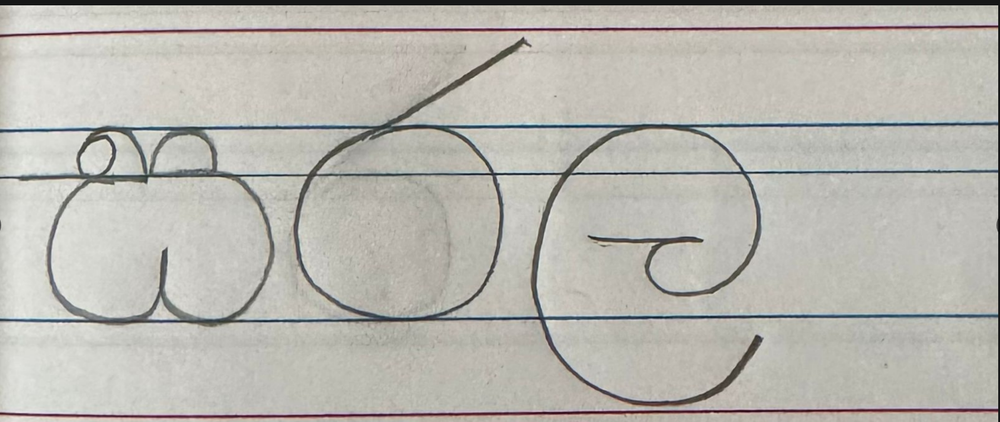
#> input picture testing_data/sarala.png, 1000 x 422 px, shrunk from 1688 x 712 before the run
$ jupyter execute word_segmenting.ipynb
#> lines starting #> are read from the running program, lines starting #| are printed output that depends on the picture; after the words box and inside, x2 and y2 are one past the last pixel; in counts of white or black regions, pixels touching at a corner belong together
### pre_processing.py
import cv2
import matplotlib.pyplot as plt

# To perform pre-processing on an image, including converting to grayscale, applying Gaussian blur, and performing Canny edge detection.
def img_processing(img):
    gray = cv2.cvtColor(img, cv2.COLOR_BGR2GRAY)

    blur = cv2.GaussianBlur(gray, (3, 3), 0)

    # Otsu threshold (simpler & stable)
    _, thresh = cv2.threshold(
        blur,
        0,
        255,
        cv2.THRESH_BINARY_INV + cv2.THRESH_OTSU
    )

    return thresh


# To load an image, perform pre-processing, and display the Canny edge image using Matplotlib.
# [15 lines left out: function processed_img_preview, not called in this run]

### word_segmenting.ipynb
[cell 1]
import cv2
import os
import numpy as np
import matplotlib.pyplot as plt
from scipy.signal import savgol_filter

from pre_processing import processed_img_preview, img_processing

[cell 2]
IMAGE_PATH = "./testing_data/sarala.png"
OUTPUT_DIR = "./segmentation_output"
NUMBER_OF_LETTERS = 2

[cell 3]
img = cv2.imread(IMAGE_PATH)
#> img is the input picture: shape (422, 1000, 3); mean B, G, R 176.2, 182.9, 184.8

if img is None:
    raise ValueError("Image not found")

clean = img_processing(img)
#> in img_processing, `blur = cv2.GaussianBlur(gray, (3, 3), 0)`:
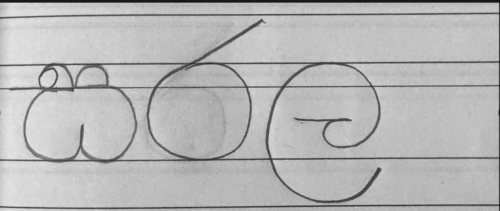
#> blur: shape (422, 1000) (shown at 1/2 size); min 19, max 231, mean 182.8
#> in img_processing, `_, thresh = cv2.threshold( blur, 0, 255, cv2.THRESH_BINARY_INV + cv2.T..`:
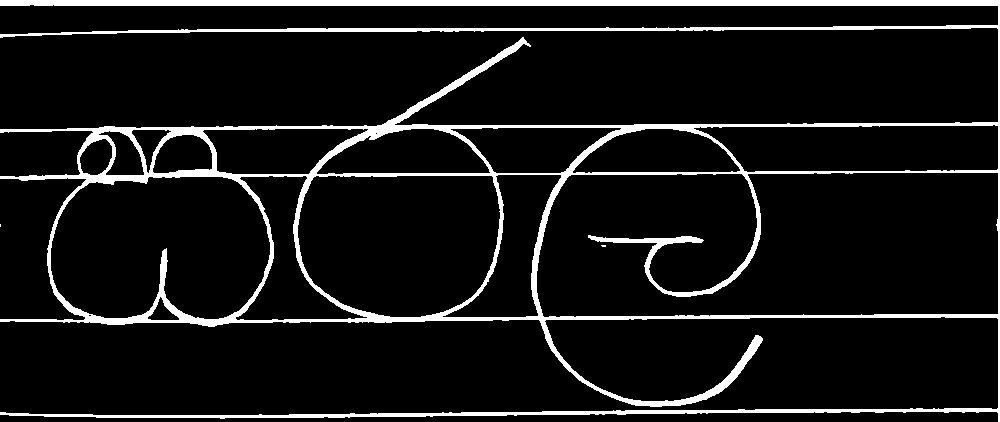
#> thresh: shape (422, 1000); 8.7% white; 3 white regions (2 under 20 px), largest, box (x1, y1, x2, y2) and area: (0, 0, 1000, 422) 36528

plt.figure(figsize=(8,4))
plt.imshow(clean, cmap="gray")
plt.title("After Pre-processing")
plt.axis("off")
plt.show()

[cell 4]
def vertical_projection(binary_img):
    # sum white pixels column-wise
    return np.sum(binary_img > 0, axis=0)

[cell 5]
def smooth_projection(proj):
    # Savitzky–Golay smoothing
    return savgol_filter(proj, 21, 3)

[cell 6]
def find_split_points(proj, num_letters, margin_ratio=0.06):
    w = len(proj)
    margin = int(w * margin_ratio)
    valid_proj = proj[margin : w - margin]

    if num_letters <= 1 or len(valid_proj) == 0:
        return []

    # --- low-density threshold ---
    min_val = np.min(valid_proj)
    max_val = np.max(valid_proj)
    threshold = min_val + 0.08 * (max_val - min_val)
    low_mask = valid_proj <= threshold

    # --- extract valley segments ---
    valleys = []
    start = None
    for i, v in enumerate(low_mask):
        if v and start is None:
            start = i
        elif not v and start is not None:
            valleys.append((start, i - 1))
            start = None
    if start is not None:
        valleys.append((start, len(low_mask) - 1))

    if not valleys:
        return []

    # --- divide word into logical regions ---
    region_width = len(valid_proj) / num_letters
    region_centers = [(i + 1) * region_width for i in range(num_letters - 1)]

    splits = []

    for rc in region_centers:
        # pick valley whose CENTER is closest to this region center
        best = None
        best_dist = float("inf")

        for s, e in valleys:
            c = (s + e) / 2
            dist = abs(c - rc)
            if dist < best_dist:
                best = (s, e)
                best_dist = dist

        if best is not None:
            s, e = best
            splits.append(int((s + e) / 2) + margin)

    return sorted(splits)

[cell 7]
def split_by_vertical_projection(binary_img, num_letters):
    proj = vertical_projection(binary_img)
    proj_smooth = smooth_projection(proj)

    splits = find_split_points(proj_smooth, num_letters)

    h, w = binary_img.shape
    xs = [0] + splits + [w]

    letters = []
    for i in range(len(xs) - 1):
        part = binary_img[:, xs[i]:xs[i+1]]
        letters.append(part)

    return letters, proj_smooth, splits

[cell 8]
def preview_projection(binary_img, proj, splits):
    plt.figure(figsize=(10,3))
    plt.plot(proj)
    for s in splits:
        plt.axvline(s, color="red")
    plt.title("Vertical Projection + Split Points")
    plt.show()

[cell 9]
num_letters = NUMBER_OF_LETTERS

letters, proj, splits = split_by_vertical_projection(clean, num_letters)
#> in split_by_vertical_projection, `proj = vertical_projection(binary_img)`: proj = 1000 values, max 422 at index 998, min 19 at index 15, mean 36.54
#> in split_by_vertical_projection, `proj_smooth = smooth_projection(proj)`: proj_smooth = 1000 values, max 389.6 at index 999, min -18.81 at index 991, mean 36.46
#> in find_split_points, `w = len(proj)`: w = 1000
#> in find_split_points, `margin = int(w * margin_ratio)`: margin = 60
#> in find_split_points, `valid_proj = proj[margin : w - margin]`: valid_proj = 880 values, max 72.22 at index 478, min 17.77 at index 220, mean 37.16
#> in find_split_points, `min_val = np.min(valid_proj)`: min_val = 17.77
#> in find_split_points, `max_val = np.max(valid_proj)`: max_val = 72.22
#> in find_split_points, `threshold = min_val + 0.08 * (max_val - min_val)`: threshold = 22.13
#> after the loop in find_split_points, `for i, v in enumerate(low_mask):`: start = 875; valleys = [(218, 228), (706, 721), (733, 737), (750, 754), (801, 870)]
#> in find_split_points, `region_width = len(valid_proj) / num_letters`: region_width = 440
#> in find_split_points, `region_centers = [(i + 1) * region_width for i in range(num_letters - ..`: region_centers = [440]
#> the loop in find_split_points, `for rc in region_centers:` made 1 pass
#> (rc, s, e) on pass 1: (440, 218, 228)
#> after the loop in find_split_points, `for rc in region_centers:`: splits = [283]
#> in split_by_vertical_projection, `xs = [0] + splits + [w]`: xs = [0, 283, 1000]
#> the loop in split_by_vertical_projection, `for i in range(len(xs) - 1):` made 2 passes
#> pass 1, in split_by_vertical_projection, `part = binary_img[:, xs[i]:xs[i+1]]`:
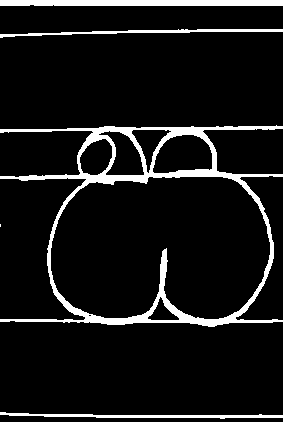
#> part: shape (422, 283); 8.7% white; 5 white regions (1 under 20 px), largest, box (x1, y1, x2, y2) and area: (0, 125, 283, 327) 7072, (0, 0, 283, 6) 1693, (0, 412, 283, 419) 836, (0, 29, 283, 38) 789
#> pass 2, in split_by_vertical_projection, `part = binary_img[:, xs[i]:xs[i+1]]`:
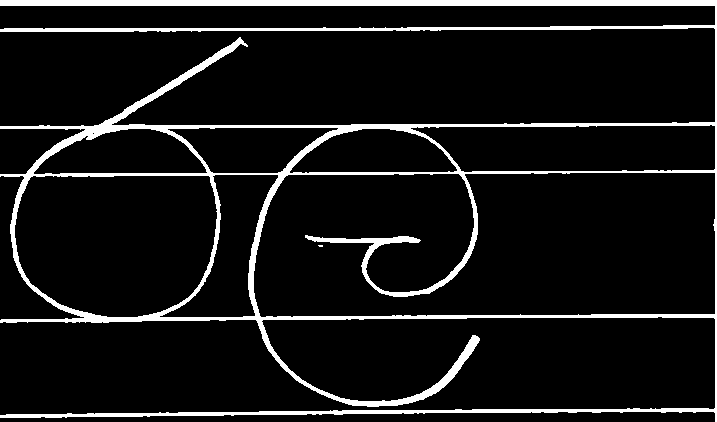
#> part: shape (422, 717); 8.6% white; 2 white regions (1 under 20 px), largest, box (x1, y1, x2, y2) and area: (0, 0, 717, 422) 26138
#> after the loop in split_by_vertical_projection, `for i in range(len(xs) - 1):`: letters = 2 items
#> letters = 2 items; proj has the same summary as proj_smooth in split_by_vertical_projection; splits = [283]

preview_projection(clean, proj, splits)
#> the loop in preview_projection, `for s in splits:` made 1 pass
#> in preview_projection, `plt.show()`:
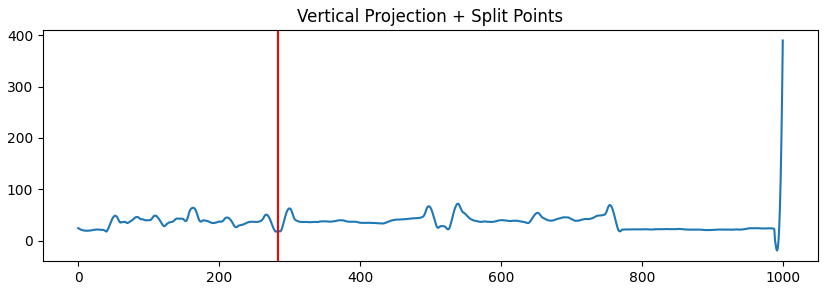
#> figure drawn by matplotlib, 1 panel; curve peaks at x = 999, y = 389.6

[cell 10]
plt.figure(figsize=(12,3))

for i, l in enumerate(letters):
    plt.subplot(1, len(letters), i+1)
    plt.imshow(l, cmap="gray")
    plt.title(f"Letter {i+1}")
    plt.axis("off")
#> this loop made 2 passes

plt.suptitle(f"Split into {len(letters)} letters — NO CROP")
plt.tight_layout()
plt.show()

[cell 11]
def tight_crop(img):
    ys, xs = np.where(img > 0)
    if len(xs) == 0:
        return img
    return img[ys.min():ys.max()+1, xs.min():xs.max()+1]

[cell 12]
cropped_letters = [tight_crop(l) for l in letters]
#> in tight_crop, `ys, xs = np.where(img > 0)`: ys = 10393 values from 0 to 418; xs = 10393 values, max 282 at index 282, min 0 at index 0, mean 147.5
#> in tight_crop, `return img[ys.min():ys.max()+1, xs.min():xs.max()+1]`:
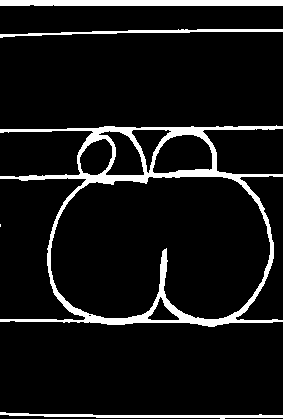
#> returned value: shape (419, 283); 8.8% white; 5 white regions (1 under 20 px), largest, box (x1, y1, x2, y2) and area: (0, 125, 283, 327) 7072, (0, 0, 283, 6) 1693, (0, 412, 283, 419) 836, (0, 29, 283, 38) 789
#> cropped_letters = 2 items

plt.figure(figsize=(12,3))
for i, l in enumerate(cropped_letters):
    plt.subplot(1, len(cropped_letters), i+1)
    plt.imshow(l, cmap="gray")
    plt.title(f"Cropped {i+1}")
    plt.axis("off")
plt.show()

[cell 13]
out_dir = OUTPUT_DIR
os.makedirs(out_dir, exist_ok=True)

for i, l in enumerate(cropped_letters):
    cv2.imwrite(f"{out_dir}/char_{i+1}.png", l)

print("Saved segmented letters to:", out_dir)

$ run again, with testing_data/haya.png copied over testing_data/sarala.png
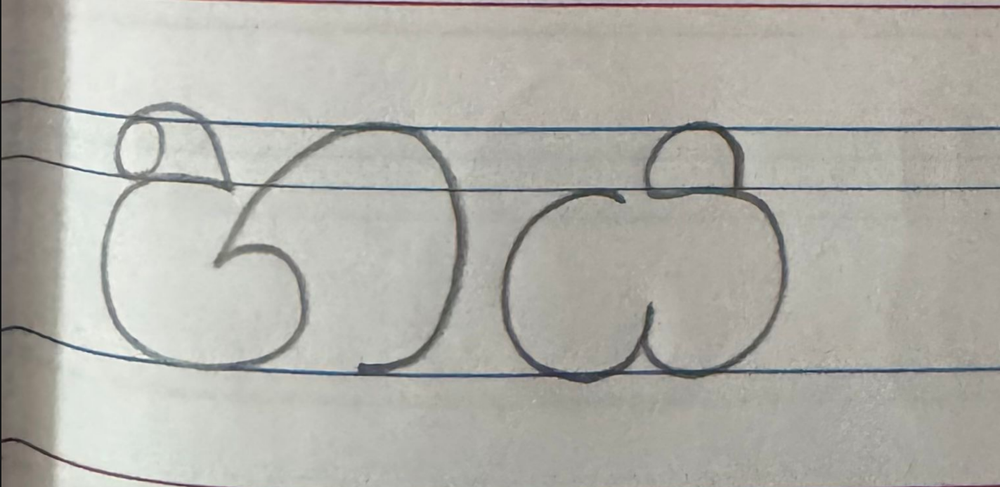
#> input picture testing_data/haya.png, 1000 x 487 px, shrunk from 1423 x 693 before the run
#> img is the input picture: shape (487, 1000, 3); mean B, G, R 169.1, 175.8, 176.8
#> in img_processing, `_, thresh = cv2.threshold( blur, 0, 255, cv2.THRESH_BINARY_INV + cv2.T..`:
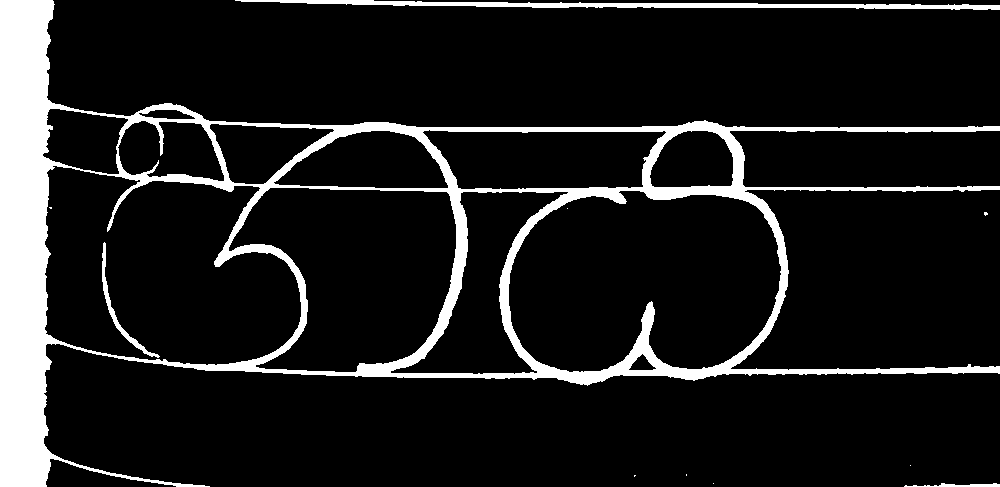
#> thresh: shape (487, 1000); 11.6% white; 11 white regions (7 under 20 px), largest, box (x1, y1, x2, y2) and area: (0, 0, 1000, 487) 52504, (235, 0, 1000, 10) 3289, (102, 242, 160, 358) 574, (904, 483, 1000, 487) 223
#> in split_by_vertical_projection, `proj = vertical_projection(binary_img)`: proj = 1000 values, max 487 at index 0, min 10 at index 79, mean 56.62
#> proj_smooth = 1000 values, max 508.3 at index 39, min 6.07 at index 56, mean 56.61
#> in find_split_points, `w = len(proj)`: w = 1000
#> margin = 60
#> valid_proj = 880 values, max 117.4 at index 398, min 7.29 at index 34, mean 35.94
#> min_val = 7.29
#> max_val = 117.4
#> threshold = 16.1
#> the loop in find_split_points, `for i, v in enumerate(low_mask):` made 880 passes
#> v on passes 1 to 8: True, True, True, True, True, True, True, True
#> after the loop in find_split_points, `for i, v in enumerate(low_mask):`: valleys = [(0, 37), (413, 416), (432, 432), (733, 737)]
#> region_width = 440
#> region_centers = [440]
#> the loop in find_split_points, `for rc in region_centers:` made 1 pass
#> (rc, s, e) on pass 1: (440, 432, 432)
#> after the loop in find_split_points, `for rc in region_centers:`: splits = [492]
#> in split_by_vertical_projection, `xs = [0] + splits + [w]`: xs = [0, 492, 1000]
#> the loop in split_by_vertical_projection, `for i in range(len(xs) - 1):` made 2 passes
#> after the loop in split_by_vertical_projection, `for i in range(len(xs) - 1):`: letters = 2 items
#> `letters, proj, splits = split_by_vertical_projection(clean, num_letters)`: proj has the same summary as proj_smooth in split_by_vertical_projection; splits = [492]
#> the loop in preview_projection, `for s in splits:` made 1 pass
#> the loop `for i, l in enumerate(letters):` made 2 passes
#> in tight_crop (call 2), `ys, xs = np.where(img > 0)`: ys = 17839 values from 2 to 486; xs = 17839 values, max 507 at index 1224, min 0 at index 0, mean 214.4
#> in tight_crop (call 2), `return img[ys.min():ys.max()+1, xs.min():xs.max()+1]`:
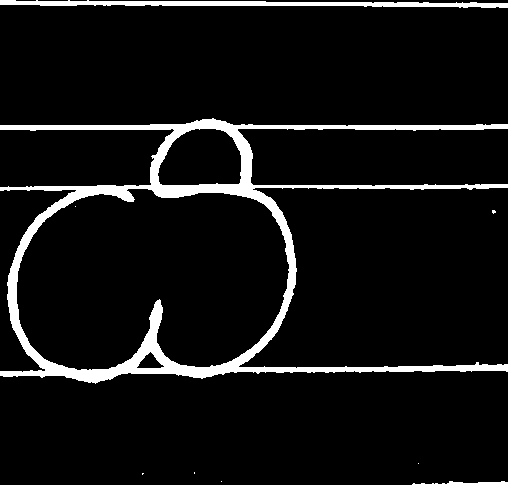
#> returned value: shape (485, 508); 7.2% white; 9 white regions (6 under 20 px), largest, box (x1, y1, x2, y2) and area: (0, 118, 508, 384) 15274, (0, 0, 508, 8) 2322, (412, 481, 508, 485) 223
#> cropped_letters = 2 items
#> the loop `for i, l in enumerate(cropped_letters):` made 2 passes

$ run again, with testing_data/paya.png copied over testing_data/sarala.png
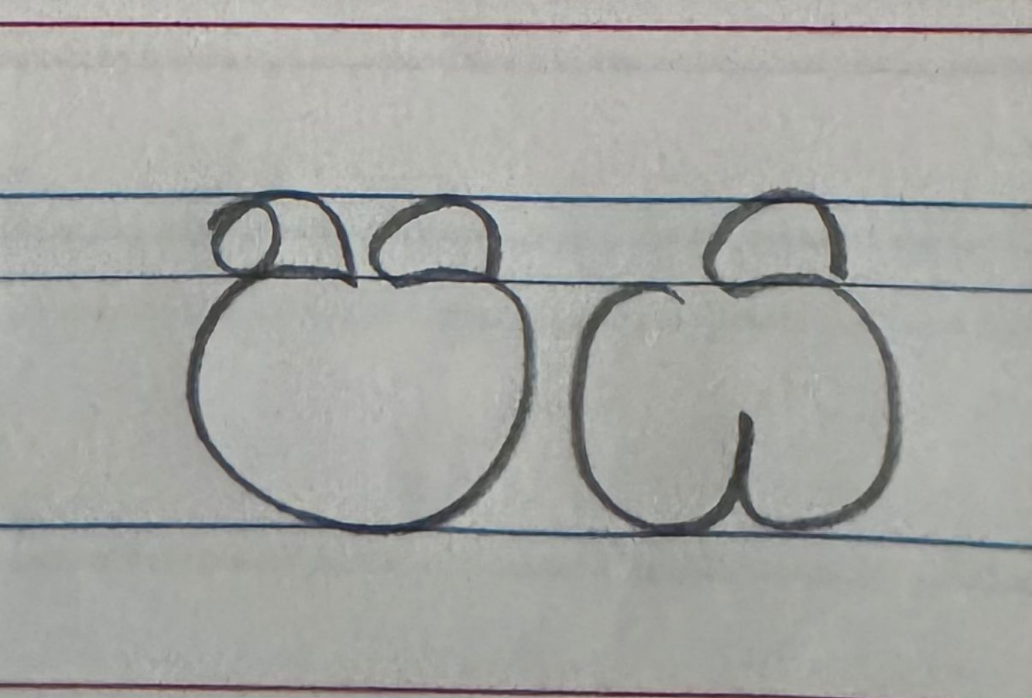
#> input picture testing_data/paya.png, 1032 x 698 px
#> img is the input picture: shape (698, 1032, 3); mean B, G, R 162.6, 166.3, 165.6
#> in img_processing, `_, thresh = cv2.threshold( blur, 0, 255, cv2.THRESH_BINARY_INV + cv2.T..`:
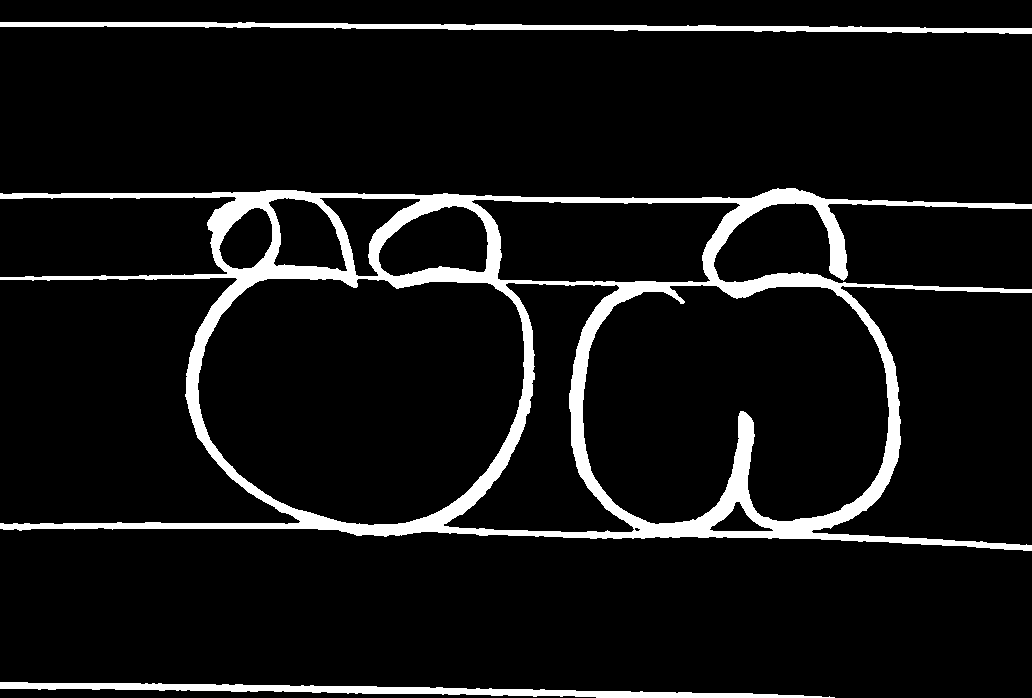
#> thresh: shape (698, 1032); 7.9% white; 3 white regions, box (x1, y1, x2, y2) and area: (0, 188, 1032, 551) 46301, (0, 22, 1032, 34) 5338, (0, 682, 835, 698) 5116
#> in split_by_vertical_projection, `proj = vertical_projection(binary_img)`: proj = 1032 values, max 177 at index 582, min 17 at index 964, mean 55
#> proj_smooth = 1032 values, max 162.3 at index 579, min 15.47 at index 907, mean 55
#> in find_split_points, `w = len(proj)`: w = 1032
#> margin = 61
#> valid_proj = 910 values, max 162.3 at index 518, min 15.47 at index 846, mean 59.2
#> min_val = 15.47
#> max_val = 162.3
#> threshold = 27.21
#> after the loop in find_split_points, `for i, v in enumerate(low_mask):`: start = 843; valleys = [(0, 59), (64, 82), (102, 120), (477, 503)]
#> region_width = 455
#> region_centers = [455]
#> the loop in find_split_points, `for rc in region_centers:` made 1 pass
#> (rc, s, e) on pass 1: (455, 477, 503)
#> after the loop in find_split_points, `for rc in region_centers:`: splits = [551]
#> xs = [0, 551, 1032]
#> the loop in split_by_vertical_projection, `for i in range(len(xs) - 1):` made 2 passes
#> after the loop in split_by_vertical_projection, `for i in range(len(xs) - 1):`: letters = 2 items
#> `letters, proj, splits = split_by_vertical_projection(clean, num_letters)`: proj has the same summary as proj_smooth in split_by_vertical_projection; splits = [551]
#> the loop in preview_projection, `for s in splits:` made 1 pass
#> the loop `for i, l in enumerate(letters):` made 2 passes
#> in tight_crop (call 2), `return img[ys.min():ys.max()+1, xs.min():xs.max()+1]`:
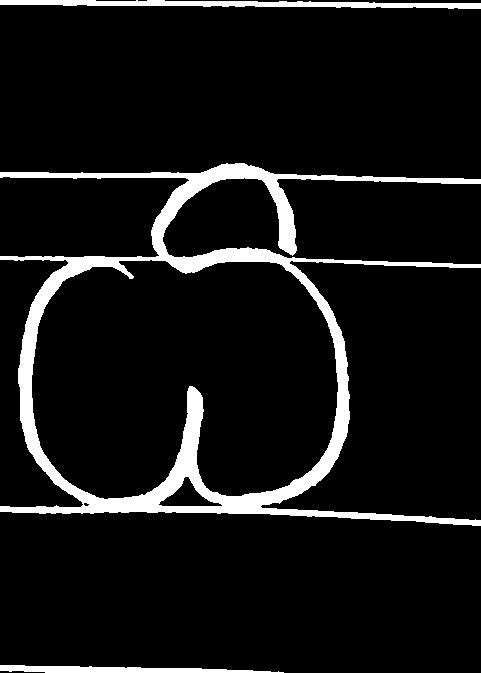
#> returned value: shape (673, 481); 8.3% white; 3 white regions, box (x1, y1, x2, y2) and area: (0, 163, 481, 526) 22762, (0, 0, 481, 9) 2538, (0, 665, 284, 673) 1419
#> cropped_letters = 2 items
#> the loop `for i, l in enumerate(cropped_letters):` made 2 passes
